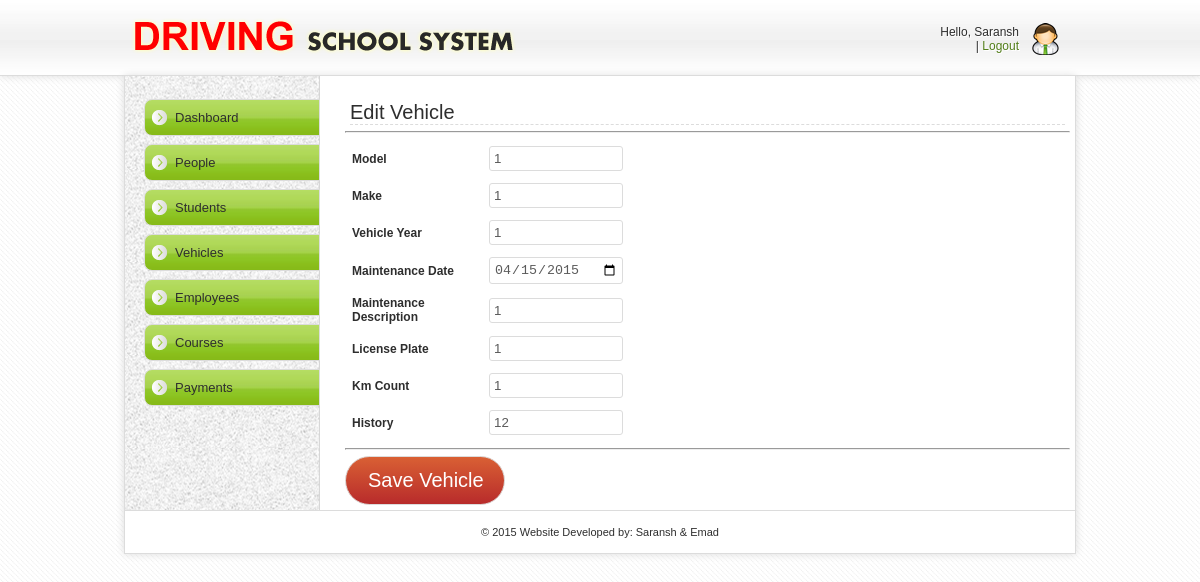
The page /edit-vehicle.php?vid=1 (signed in) on the database its author committed.
### tables this page shows
CREATE TABLE `vehicle` (
  `id_vehicle` int(15) NOT NULL,
  `model` varchar(15) DEFAULT NULL,
  `make` varchar(15) DEFAULT NULL,
  `vehicle_year` varchar(15) DEFAULT NULL,
  `maintaince_date` date DEFAULT NULL,
  `maintaince_description` text,
  `license_plate` varchar(15) DEFAULT NULL,
  `km_count` int(10) DEFAULT NULL,
  `history` text
);

### edit-vehicle.php (the view, shortened to what this page needs)
 <head>
	<?php
		include 'includes/dashboard_header.php'
	?>
 </head>
 <body>
	<div id="header">
		<div class="inHeader">
			<div class="mosAdmin">
				Hello, <?php echo ucfirst($_SESSION['user']);?><br>
				| <a href="includes/logout.php">Logout</a>
			</div>
		</div>
	</div>
	<div id="wrapper">
		<div id="leftBar">
			<ul>
			<?php include'includes/dashboard_menu.php'; ?>
			</ul>
		</div>
		<div id="rightContent">
			<h3>Edit Vehicle</h3>
			<hr />
				<?php
    $vid = (isset($_GET['vid']) ? $_GET['vid'] : null);
  if($vid){
include 'includes/connect.php';
$sqls= mysqli_query($dbhandle,"SELECT * from vehicle where id_vehicle='$vid'");
$sqlf=mysqli_fetch_assoc($sqls);
   ?>
				<table width="95%">
					<form name="newvehicle" method="POST" action="<?php echo htmlspecialchars($_SERVER['PHP_SELF']); ?>">
							<td width="125px">
								<b>Model</b>
							</td>
							<td>
								<input type="text" autocomplete="off" name="model" value="<?php echo $sqlf['model']; ?>" class="pendek" required>
							</td>
						<tr>
							<td width="125px">
								<b>Make</b>
							</td>
							<td>
								<input type="text" autocomplete="off" name="make" value="<?php echo $sqlf['make']; ?>" class="pendek" required>
							</td>
						</tr>
						<tr>
							<td width="125px">
								<b>Vehicle Year</b>
							</td>
							<td>
								<input type="text" autocomplete="off" name="year" value="<?php echo $sqlf['vehicle_year']; ?>" class="pendek" required>
							</td>
						</tr>
						<tr>
							<td width="125px">
								<b>Maintenance Date</b>
							</td>
							<td>
								<input type="date" autocomplete="off" name="maintaince_date" value="<?php echo $sqlf['maintaince_date']; ?>" class="pendek" required>
							</td>
						</tr>
						<tr>
							<td width="125px">
								<b>Maintenance Description</b>
							</td>
							<td>
								<input type="text" autocomplete="off" name="maintaince_descripition" value="<?php echo $sqlf['maintaince_description']; ?>" class="pendek" required>
							</td>
						</tr>
						<tr>
							<td width="125px">
								<b>License Plate</b>
							</td>
							<td>
								<input type="text" autocomplete="off" name="license_plate" value="<?php echo $sqlf['license_plate']; ?>" class="pendek" required>
							</td>
						</tr>
						<tr>
							<td width="125px">
								<b>Km Count</b>
							</td>
							<td>
								<input type="text" autocomplete="off" name="km_count" value="<?php echo $sqlf['km_count']; ?>" class="pendek" required>
							</td>
						</tr>
						<tr>
							<td width="125px">
								<b>History</b>
							</td>
							<td>
								<input type="text" autocomplete="off" name="history" value="<?php echo $sqlf['history']; ?>" class="pendek" required>
							</td>
						</tr>
				</table>
						<hr />
						<div align="left"><input class="btn" type="submit" name="submit" value="Save Vehicle" /></div>
  <?php } ?>
		</div>
	<?php
		include 'includes/dashboard_footer.php'
	?>
</body>

### css/mos-style.css (style rules this page uses)
body { background: url(img/latar.jpg); margin: 0; padding: 0; font-family: Arial; font-size: 12px; color: #2e2e2e; text-align: center; }
a { color: #527e19; text-decoration: none; }
input { padding: 4px;color: #5b5b5b;border: 1px solid #dcdcdc; -moz-border-radius: 3px;-webkit-border-radius: 3px;-o-border-radius: 3px; }
input.pendek { width: 25%; }
table { border:none;font-size: 12px; }
td { border:none; padding: 5px; }
#header { width: 100%; border-bottom: 1px solid #dcdcdc; background: url(img/headerbg.jpg) repeat left; height: 75px; z-index: 1000; -moz-box-shadow: 0px 0px 8px #dcdcdc; -webkit-box-shadow: 0px 0px 8px #dcdcdc; }
.inHeader { float: center; background: url(img/logo.png) no-repeat left center; margin: auto; width: 920px; height: 45px; padding: 15px; border-right: 0px solid #dcdcdc; border-left: 0px solid #dcdcdc; }
.mosAdmin { float: right; border: 0px solid #dcdcdc; margin: 0 1px 0 auto; text-align: right; padding: 10px 40px 10px 10px; background: url(img/Administrator.png) no-repeat right center; text-shadow: 1px 1px #fff; }
#wrapper { width: 950px; padding: 15px 0 0 0; position: relative; border-left: 1px solid #dcdcdc; border-right: 1px solid #dcdcdc; border-bottom: 1px solid #dcdcdc; float: center; margin: auto; text-align: left; background: #fff url(img/bg_kiri.png) repeat-y; -moz-box-shadow: 0px 0px 8px #dcdcdc; -webkit-box-shadow: 0px 0px 8px #dcdcdc; }
#leftBar { width: 185px; float: left; padding: 0 0 20px 10px; border-right: 0px solid #dcdcdc; text-align: left; }
#leftBar ul { list-style: none;padding: 0; margin: 0;font-size: 13px; }
#rightContent { width: 725px; padding: 5px; float: right; border-left: 0px solid #dcdcdc; text-align: left; background: #fff; }
#rightContent h3 { font-size: 20px; font-weight: normal; padding: 0; margin: 5px; border-bottom: 1px dashed #dcdcdc; }
.btn { background: #d96034; background-image: -webkit-linear-gradient(top, #d96034, #b82b2b); background-image: -moz-linear-gradient(top, #d96034, #b82b2b); background-image: -ms-linear-gradient(top, #d96034, #b82b2b); background-image: -o-linear-gradient(top, #d96034, #b82b2b); background-image: linear-gradient(to bottom, #d96034, #b82b2b); -webkit-border-radius: 28; -moz-border-radius: 28; border-radius: 28px; font-family: Arial; color: #ffffff; font-size: 20px; padding: 12px 20px 12px 22px; text-decoration: none; }

### rows shown on the page
vehicle: model "1", make "1", year "1", maintaince_date "04/15/2015", maintaince_descripition "1", license_plate "1", km_count "1", history "12"

### other values the page prints
$_SESSION['user'] "Saransh"
